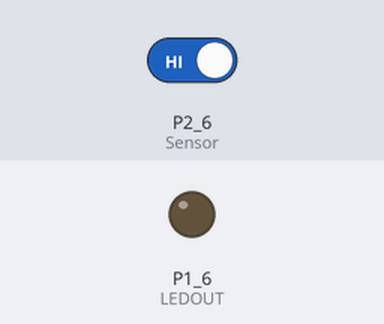
The sketch below on a simulated TI MSP430 LaunchPad. On the bench: output pins drawn as LEDs (lit = HIGH). The test bench sets the inputs (shaded band); at power-on: P2_6 (Sensor) HIGH.

Above: at 1.2 s.
1.3 s: P2_6 (Sensor) driven LOW
At 2.4 s:
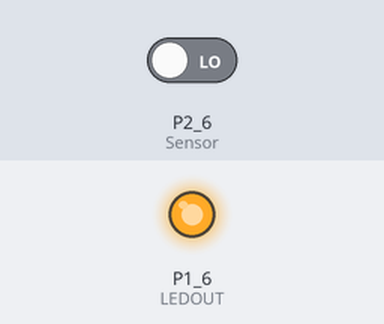
2.8 s: P2_6 (Sensor) driven HIGH
At 3.5 s:
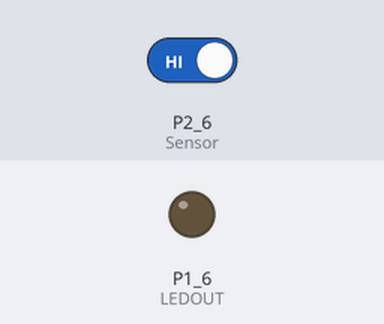
Timing chart, 0 to 5.8 s (numbered marks = the images above; inputs shaded):
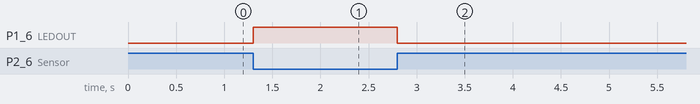

The sketch:

Soil_Digital.ino
```cpp
#define Sensor P2_6
#define LEDOUT P1_6

void setup() {
  // put your setup code here, to run once:
  pinMode (P2_6, INPUT);
  pinMode (P1_6, OUTPUT);

}

void loop() {
  // put your main code here, to run repeatedly:
   if (digitalRead(Sensor) == 0)
   {
     digitalWrite(LEDOUT, HIGH);
   }
   else
   {
      digitalWrite(LEDOUT, LOW);
   }

}
```

Measured:
- after the input at 1.3 s, P1_6 (LEDOUT): LOW → HIGH at once
- after the input at 2.8 s, P1_6 (LEDOUT): HIGH → LOW at once
